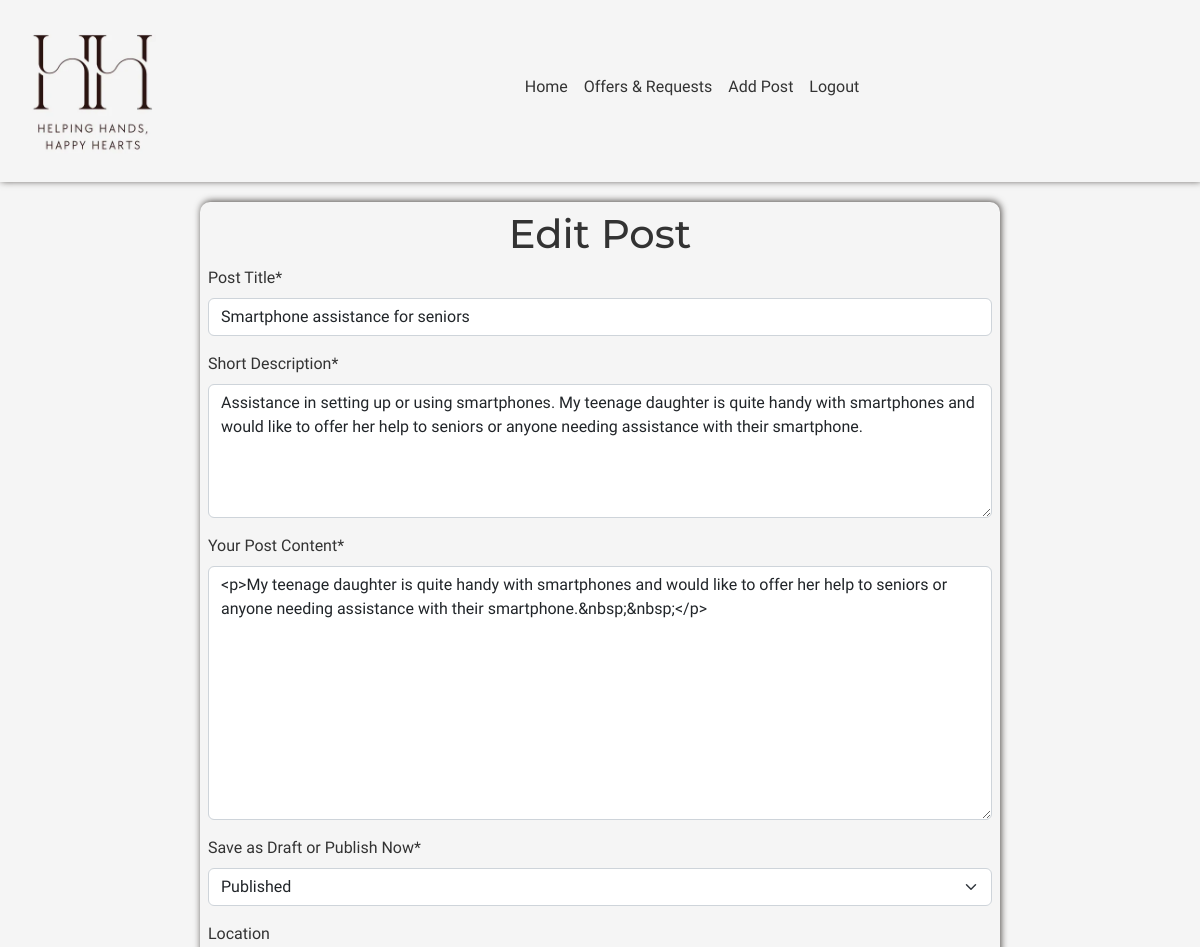
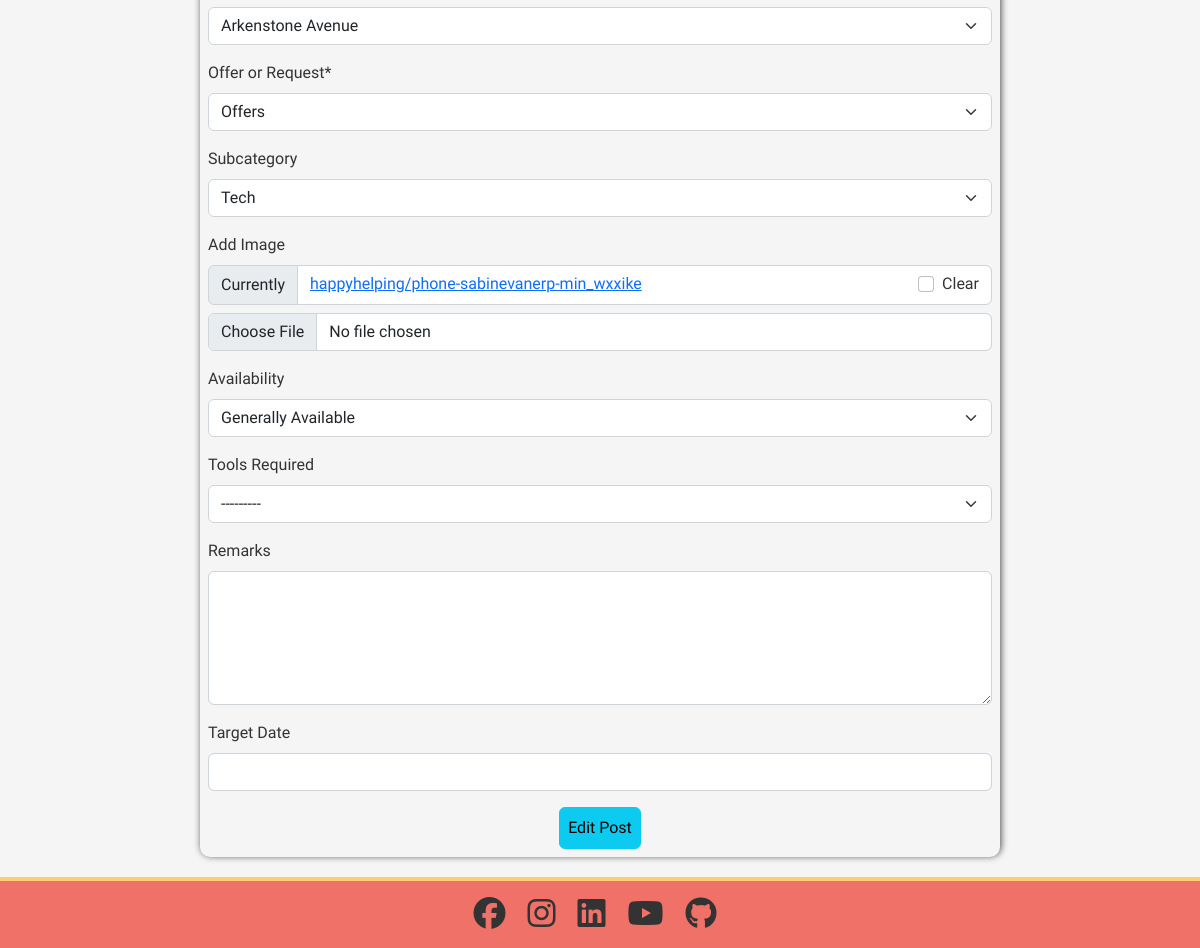
The app's page /board/edit/smartphone-assistance-for-seniors/ (signed in) with its own data (2 pictures, top to bottom).
### board/models.py (models this page shows, shortened)
class Post(models.Model):
    author = models.ForeignKey(
        User, related_name="post_owner", on_delete=models.CASCADE
    )
    title = models.CharField(max_length=60, null=False, blank=False)
    slug = AutoSlugField(populate_from="title", always_update=True, unique=True)
    excerpt = models.CharField(max_length=500, null=False, blank=False)
    content = RichTextField(max_length=5000, null=False, blank=False)
    published_date = models.DateTimeField(auto_now_add=True)
    edited_date = models.DateTimeField(auto_now=True)
    status = models.IntegerField(choices=STATUS, default=0)
    location = models.ForeignKey(
        Location,
        related_name="post_location",
        null=True,
        blank=True,
        on_delete=models.SET_NULL
    )
    category = models.ForeignKey(
        Category,
        related_name="post_category",
        null=False,
        blank=False,
        on_delete=models.CASCADE
    )
    subcategory = models.ForeignKey(
        Subcategory,
        related_name="post_subcategory",
        null=True,
        blank=True,
        on_delete=models.SET_NULL
    )
    post_image = ResizedImageField(
        size=[400, None],
        upload_to="happyhelping/",
        null=True,
        blank=True,
        quality=75,
        force_format="webp"
    )
    availability = models.CharField(
        max_length=20,
        choices=AVAILABILITY_CHOICES,
        null=True,
        blank=True
    )
    tools_required = models.CharField(
        max_length=50, choices=TOOLS_REQUIRED, null=True, blank=True
    )
    remarks = models.TextField(max_length=250, null=True, blank=True)
    target_date = models.DateField(null=True, blank=True)
    likes = models.ManyToManyField(User, blank=True, related_name="liked_post")
    bookmarks = models.ManyToManyField(User, blank=True, related_name="bookmarked_post")
    class Meta:
        ordering = ["-published_date"]

class Location(models.Model):
    LOCATION = [
        ("AA", "Arkenstone Avenue"),
        ("BB", "Buckleberry Bend"),
        ("CC", "Cobblestone Crossing"),
        ("EE", "Elderberry End"),
        ("FF", "Foxglove Field"),
        ("HH", "Harvest Hollow"),
        ("MM", "Marigold Mews"),
        ("OO", "Old Oak End"),
        ("PP", "Primrose Path"),
        ("RR", "Redleaf Rise"),
        ("SS", "Shirebrook Springs"),
        ("WW", "Windrush Way"),
    ]
    location = models.CharField(max_length=50, choices=LOCATION)
    def __str__(self):
        return (
            self.get_location_display()
        )  # get_location_display returns "human-readable" value

### board/views.py (the view, shortened to what this page needs)
# urls.py: path("edit/<slug:slug>/", EditPost.as_view(), name="edit_post"),
class EditPost(LoginRequiredMixin, UserPassesTestMixin, UpdateView):
    template_name = "board/edit_post.html"
    model = Post
    form_class = PostForm
    def test_func(self):
        return self.request.user == self.get_object().author
    def get_context_data(self, **kwargs):
        kwargs.update({'post': self.object})
        return super(EditPost, self).get_context_data(**kwargs)

### board/forms.py
class PostForm(forms.ModelForm):
    content = RichTextField()
    class Meta:
        model = Post
        fields = [
            "title",
            "excerpt",
            "content",
            "status",
            "location",
            "category",
            "subcategory",
            "post_image",
            "availability",
            "tools_required",
            "remarks",
            "target_date",
        ]
        widgets = {
            "excerpt": forms.Textarea(attrs={"rows": 5}),
            "remarks": forms.Textarea(attrs={"rows": 5}),
        }
        labels = {
            "title": "Post Title",
            "excerpt": "Short Description",
            "content": "Your Post Content",
            "status": "Save as Draft or Publish Now",
            "location": "Location",
            "category": "Offer or Request",
            "subcategory": "Subcategory",
            "post_image": "Add Image",
            "availability": "Availability",
            "tools_required": "Tools Required",
            "remarks": "Remarks",
            "target_date": "Target Date",
        }

### board/models.py (called while the page is built)
    def __str__(self):
        return (
            self.get_category_display()
        )  # get_category_display returns "human-readable" value

    def __str__(self):
        return (
            self.get_subcategory_display()
        )  # get_subcategory_display returns "human-readable" value

### board/templates/board/edit_post.html (shortened to what this page needs)
{% extends 'base.html' %}
{% load i18n %}
{% load crispy_forms_tags %}
{% block content %}
<div class="container-fluid">
    <div class="row">
        <div class="col-xs-12 col-sm-10 col-xl-8 form p-2">
            <form method="POST" enctype="multipart/form-data">
                <h1 class="text-center">Edit Post</h1>
                {{ form|crispy }}
                <div class="text-center">
                    <button type="submit" class="btn btn-info p-2">Edit Post</button>
                </div>
            </form>
        </div>
    </div>
</div>
{% endblock %}

### static/css/base.css (style rules this page uses)
:root { --black: #333333; --off-white: #F5F5F5; --warm-white: #FEF9EF; --coral: #F07167; --blue: #227C9D; --yellow: #FFCB77; --blue-box-shadow: 1px -1px 7px 0 rgba(34, 124, 157, 0.75); --black-box-shadow: 1px -1px 7px 0 #4E4A47; --border: 1px solid #4E4A47; }
* { margin: 0; padding: 0; box-sizing: border-box; font-family: "Work Sans", sans-serif; color: var(--black); }
html, body { height: 100%; }
body { display: flex; flex-direction: column; }
h1, h2, h3, h4, h5, h6 { font-family: "Montserrat", sans-serif; }
.form { margin: 20px auto; box-shadow: var(--black-box-shadow); border-radius: 10px; display: block; }

### records on screen
Post: title "Smartphone assistance for seniors", excerpt "Assistance in setting up or using smartphones. My teenage daughter is quite handy with smartphones and would like to offer her help to seniors or anyone needing assistance with their smartphone.", content "<p>My teenage daughter is quite handy with smartphones and would like to offer her help to seniors or anyone needing assistance with their smartphone.&nbsp;&nbsp;</p>", status "Published", category "Offers", subcategory "Tech", availability "Generally Available", tools_required "---------"
Location: location "Arkenstone Avenue"
